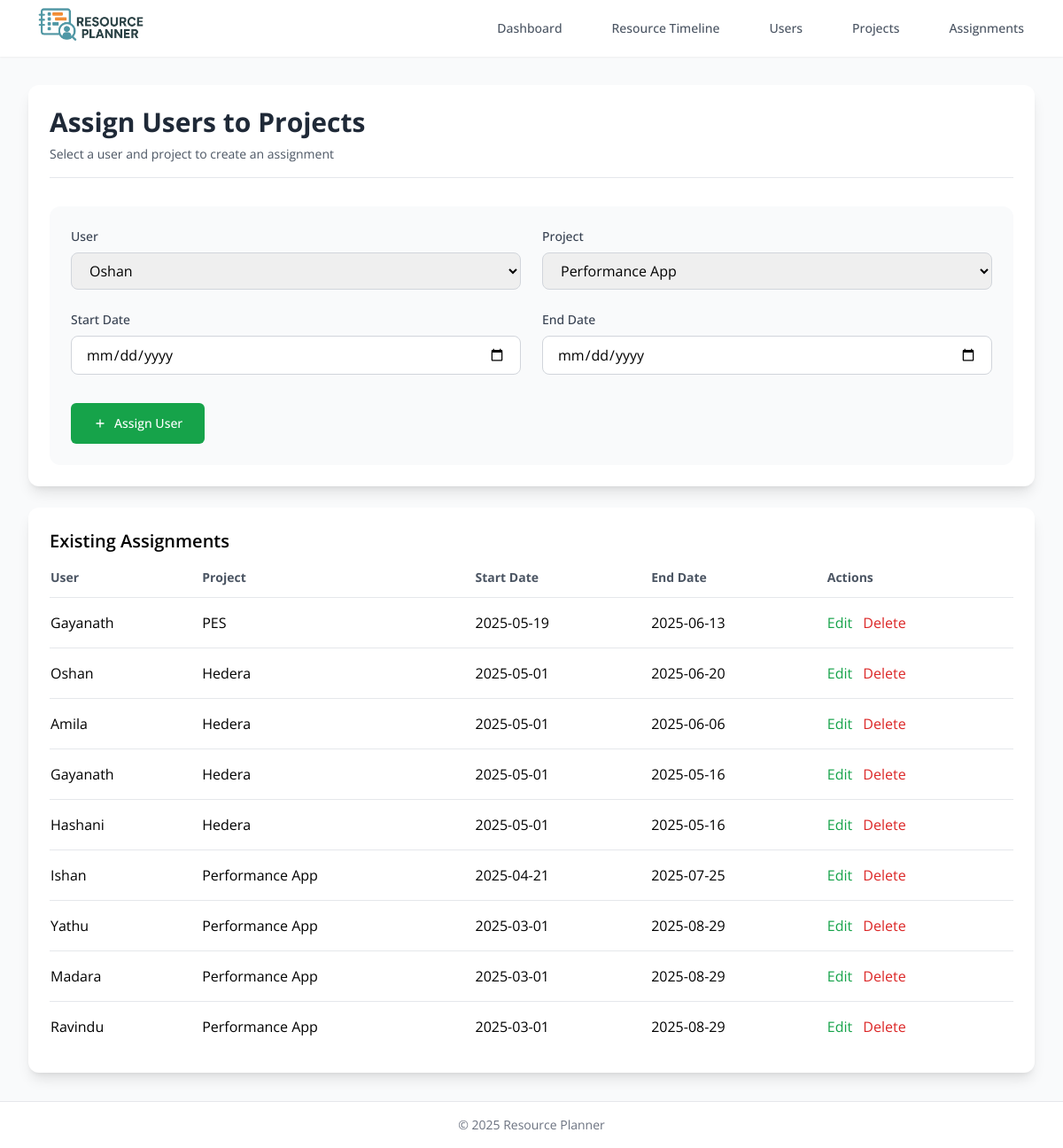
The page /assign (signed in) on the database as committed earlier.
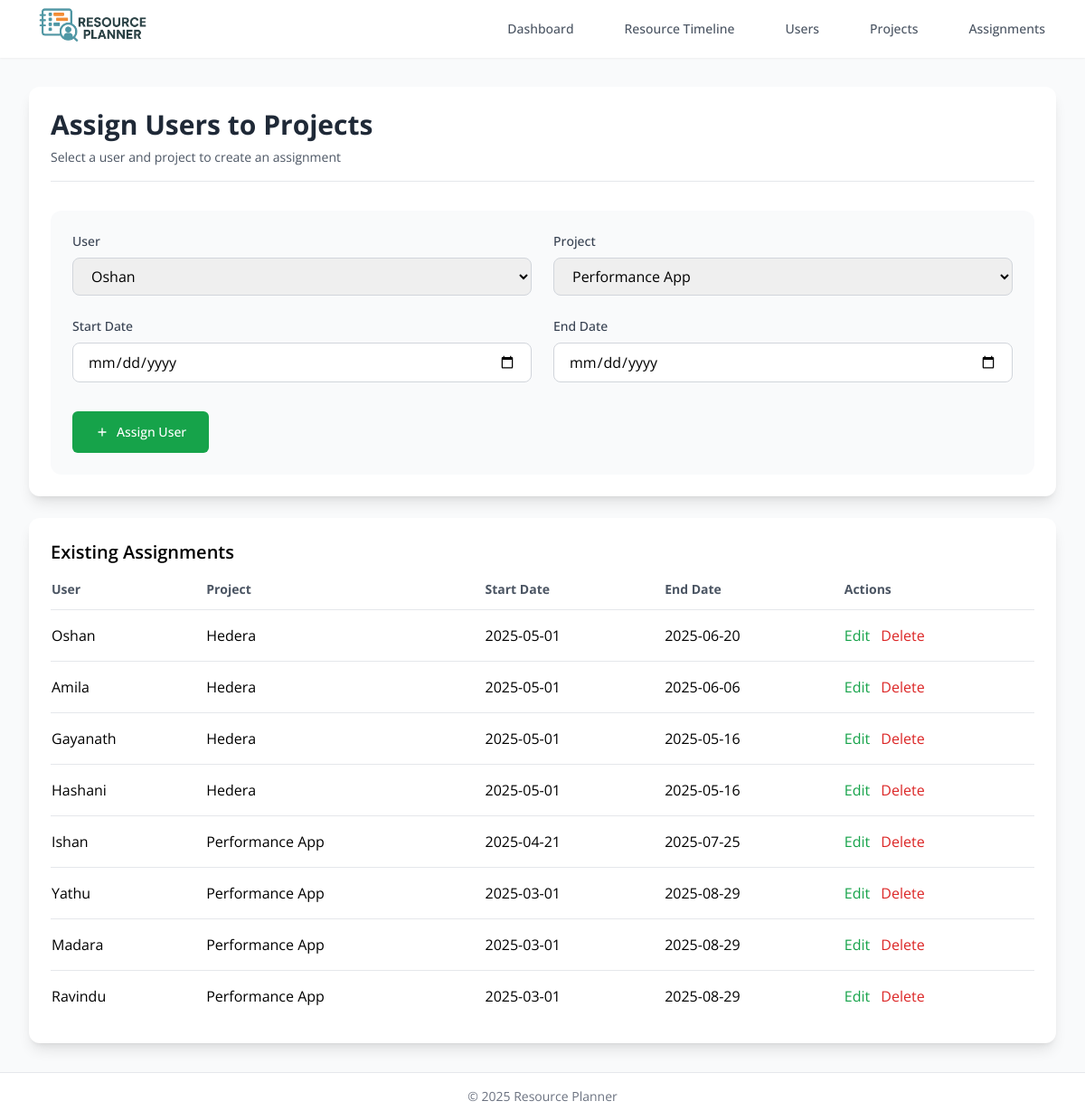
The same page on the database as committed later.
### tables this page shows
CREATE TABLE user_projects (
    id INTEGER PRIMARY KEY AUTOINCREMENT,
    user_id INTEGER NOT NULL,
    project_id INTEGER NOT NULL,
    start_date DATE NOT NULL,
    end_date DATE NOT NULL,
    FOREIGN KEY (user_id) REFERENCES users(id),
    FOREIGN KEY (project_id) REFERENCES projects(id)
);

CREATE TABLE users (
    id INTEGER PRIMARY KEY AUTOINCREMENT,
    username TEXT NOT NULL UNIQUE,
    department TEXT NOT NULL CHECK(department IN ('Dev', 'QA', 'PM', 'BA')),
    created_at TIMESTAMP DEFAULT CURRENT_TIMESTAMP
);

CREATE TABLE projects (
    id INTEGER PRIMARY KEY AUTOINCREMENT,
    name TEXT NOT NULL,
    description TEXT,
    color TEXT NOT NULL DEFAULT '#3b82f6',
    status TEXT NOT NULL CHECK(status IN ('Queued', 'Started', 'Closed')) DEFAULT 'active',
    created_at TIMESTAMP DEFAULT CURRENT_TIMESTAMP
);

### app.py (the view)
    def decorator(*args, **kwargs):
        token = request.cookies.get('token')
        if not token:
            return redirect(url_for('login'))
        try:
            data = jwt.decode(token, app.config['SECRET_KEY'], algorithms=["HS256"])
            current_user = get_admin_user(data['username'])
        except:
            return redirect(url_for('login'))
        return f(current_user, *args, **kwargs)

### app.py (called while the page is built, shortened)
def get_db():
    if 'db' not in g:
        g.db = sqlite3.connect(app.config['DATABASE'])
        g.db.row_factory = sqlite3.Row
    return g.db

def get_admin_user(username):
    db = get_db()
    return db.execute(
        'SELECT * FROM AdminUser WHERE username = ?', (username,)
    ).fetchone()

def token_required(f):
    def decorator(*args, **kwargs):
        token = request.cookies.get('token')
        if not token:
            return redirect(url_for('login'))
        try:
            data = jwt.decode(token, app.config['SECRET_KEY'], algorithms=["HS256"])
            current_user = get_admin_user(data['username'])
        except:
            return redirect(url_for('login'))
        return f(current_user, *args, **kwargs)
    decorator.__name__ = f.__name__
    return decorator

@app.route('/assign', methods=['GET', 'POST'])
@token_required
def assign(current_user):
    db = get_db()
    assignments = db.execute('''
        SELECT user_projects.id, users.username, projects.name as project_name,
               user_projects.start_date, user_projects.end_date
        FROM user_projects
        JOIN users ON user_projects.user_id = users.id
        JOIN projects ON user_projects.project_id = projects.id
        ORDER BY user_projects.start_date DESC
    ''').fetchall()
    users = db.execute('SELECT * FROM users').fetchall()
    projects = db.execute('SELECT * FROM projects WHERE status = "Started"').fetchall()
    return render_template('assignments.html',
                         users=users,
                         projects=projects,
                         assignments=assignments)

### templates/assignments.html
{% extends "base.html" %}
{% block content %}
<div class="bg-white rounded-xl shadow-lg p-6 mb-6">
    <div class="mb-8 border-b pb-4">
        <h1 class="text-3xl font-bold text-gray-800">Assign Users to Projects</h1>
        <p class="mt-2 text-sm text-gray-600">Select a user and project to create an assignment</p>
    </div>
    <form method="POST" class="bg-gray-50 rounded-xl p-6">
        <div class="grid grid-cols-1 md:grid-cols-2 gap-6 mb-8">
            <div>
                <label class="block text-sm font-medium text-gray-700 mb-2">User</label>
                <select name="user_id"
                        class="w-full px-4 py-2 rounded-lg border border-gray-300 focus:ring-2 focus:ring-green-500 focus:border-green-500 transition-all">
                    {% for user in users %}
                    <option value="{{ user.id }}">{{ user.username }}</option>
                    {% endfor %}
                </select>
            </div>
            <div>
                <label class="block text-sm font-medium text-gray-700 mb-2">Project</label>
                <select name="project_id"
                        class="w-full px-4 py-2 rounded-lg border border-gray-300 focus:ring-2 focus:ring-green-500 focus:border-green-500 transition-all">
                    {% for project in projects %}
                    <option value="{{ project.id }}">{{ project.name }}</option>
                    {% endfor %}
                </select>
            </div>
            <div>
                <label class="block text-sm font-medium text-gray-700 mb-2">Start Date</label>
                <input type="date" name="start_date" required
                    class="w-full px-4 py-2 rounded-lg border border-gray-300 focus:ring-2 focus:ring-green-500 focus:border-green-500 transition-all">
            </div>
            <div>
                <label class="block text-sm font-medium text-gray-700 mb-2">End Date</label>
                <input type="date" name="end_date" required
                    class="w-full px-4 py-2 rounded-lg border border-gray-300 focus:ring-2 focus:ring-green-500 focus:border-green-500 transition-all">
            </div>
        </div>
        <button type="submit"
                class="inline-flex items-center px-6 py-3 border border-transparent text-sm font-medium rounded-md text-white bg-green-600 hover:bg-green-700 focus:outline-none focus:ring-2 focus:ring-offset-2 focus:ring-green-500 transition-colors">
            <svg class="w-4 h-4 mr-2" fill="none" stroke="currentColor" viewBox="0 0 24 24">
                <path stroke-linecap="round" stroke-linejoin="round" stroke-width="2" d="M12 6v6m0 0v6m0-6h6m-6 0H6"/>
            </svg>
            Assign User
        </button>
    </form>
</div>
{% if assignments %}
<div class="bg-white rounded-xl shadow-lg p-6 mt-6">
    <h2 class="text-xl font-semibold mb-4">Existing Assignments</h2>
    <table class="w-full">
        <thead>
            <tr class="text-left text-sm text-gray-600 border-b">
                <th class="pb-3">User</th>
                <th class="pb-3">Project</th>
                <th class="pb-3">Start Date</th>
                <th class="pb-3">End Date</th>
                <th class="pb-3">Actions</th>
            </tr>
        </thead>
        <tbody>
            {% for assignment in assignments %}
            <tr class="border-b last:border-b-0">
                <td class="py-4">{{ assignment.username }}</td>
                <td class="py-4">{{ assignment.project_name }}</td>
                <td class="py-4">{{ assignment.start_date }}</td>
                <td class="py-4">{{ assignment.end_date }}</td>
                <td class="py-4">
                    <a href="/edit_assignment/{{ assignment.id }}"
                       class="text-green-600 hover:text-green-800 mr-2">Edit</a>
                    <a href="/delete_assignment/{{ assignment.id }}"
                       class="text-red-600 hover:text-red-800">Delete</a>
                </td>
            </tr>
            {% endfor %}
        </tbody>
    </table>
</div>
{% endif %}
{% endblock %}

### templates/base.html (shortened to what this page needs)
<!DOCTYPE html>
<html lang="en" class="h-full bg-gray-50">
<head>
    <script src="https://cdn.tailwindcss.com"></script>
    <link rel="stylesheet" href="https://unpkg.com/frappe-gantt@0.6.1/dist/frappe-gantt.css">
</head>
<body class="h-full font-['Open_Sans']">
    <nav class="bg-white shadow-sm">
        <div class="max-w-7xl mx-auto px-4 sm:px-6 lg:px-8">
            <div class="flex justify-between h-16 items-center">
                <a href="{{ url_for('dashboard') }}" class="text-xl font-semibold text-gray-800">
                    <img src="{{ url_for('static', filename='logo.png') }}" alt="Logo" class="hr-9" style="height: 9rem;">
                </a>
                <div class="flex space-x-8">
                    <a href="{{ url_for('dashboard') }}"
                       class="{{ 'text-green-700' if request.path == '/' else 'text-gray-600' }} hover:text-green-700 px-3 py-2 rounded-md text-sm font-medium transition-colors">
                        Dashboard
                    </a>
                    <a href="{{ url_for('resource_allocation') }}"
                       class="text-gray-600 hover:text-green-700 px-3 py-2 rounded-md text-sm font-medium transition-colors">
                        Resource Timeline
                    </a>
                    <a href="{{ url_for('users') }}"
                       class="text-gray-600 hover:text-green-700 px-3 py-2 rounded-md text-sm font-medium transition-colors">
                        Users
                    </a>
                    <a href="{{ url_for('projects') }}"
                       class="text-gray-600 hover:text-green-700 px-3 py-2 rounded-md text-sm font-medium transition-colors">
                        Projects
                    </a>
                    <a href="{{ url_for('assign') }}"
                       class="text-gray-600 hover:text-green-700 px-3 py-2 rounded-md text-sm font-medium transition-colors">
                        Assignments
                    </a>
                </div>
            </div>
        </div>
    </nav>
    <main class="max-w-7xl mx-auto px-4 sm:px-6 lg:px-8 py-8">
        {% block content %}{% endblock %}
    </main>
    <footer class="mt-auto border-t bg-white py-4">
        <div class="max-w-7xl mx-auto px-4 sm:px-6 lg:px-8 text-center text-gray-500 text-sm">
            <p>&copy; 2025 Resource Planner</p>
        </div>
    </footer>
</body>
</html>

Rows that differ between the two databases and show on the page:
removed user_projects: username "Gayanath", project_name "PES", start_date "2025-05-19", end_date "2025-06-13"
